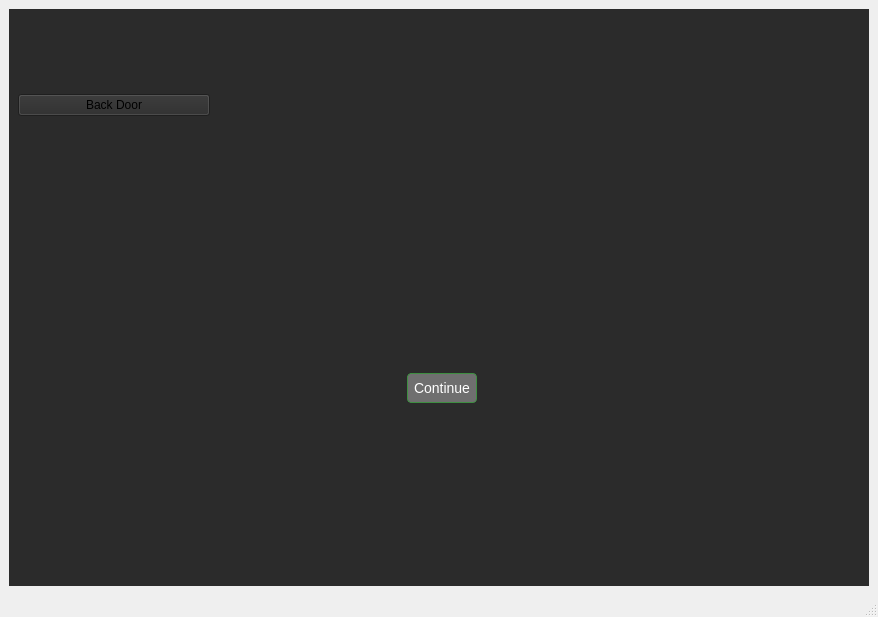
<?xml version="1.0" encoding="UTF-8"?>
<ui version="4.0">
 <class>MainWindow</class>
 <widget class="QMainWindow" name="MainWindow">
  <property name="geometry">
   <rect>
    <x>0</x>
    <y>0</y>
    <width>878</width>
    <height>617</height>
   </rect>
  </property>
  <property name="sizePolicy">
   <sizepolicy hsizetype="Expanding" vsizetype="Expanding">
    <horstretch>1</horstretch>
    <verstretch>1</verstretch>
   </sizepolicy>
  </property>
  <property name="windowTitle">
   <string>MainWindow</string>
  </property>
  <widget class="QWidget" name="centralwidget">
   <layout class="QGridLayout" name="gridLayout_4">
    <item row="1" column="0">
     <widget class="QStackedWidget" name="stackedWidget">
      <property name="sizePolicy">
       <sizepolicy hsizetype="Expanding" vsizetype="Expanding">
        <horstretch>1</horstretch>
        <verstretch>1</verstretch>
       </sizepolicy>
      </property>
      <property name="styleSheet">
       <string notr="true">background-color: #2B2B2B;</string>
      </property>
      <property name="currentIndex">
       <number>0</number>
      </property>
      <widget class="QWidget" name="page">
       <layout class="QGridLayout" name="gridLayout_3">
        <item row="2" column="2">
         <widget class="QPushButton" name="btn_continue">
          <property name="styleSheet">
           <string notr="true">QPushButton {
	
	background-color: rgb(111, 111, 111);
	color: rgb(110, 111, 110);
    color: #FFFFFF;  /* White text */
    border: 1px solid #3E8E41;  /* Slightly darker green border */
    border-radius: 4px;  /* Rounded corners */
    padding: 6px;  /* Padding */
    text-align: center;
    font-size: 14px;
}

QPushButton:hover {
    background-color: #45A049;  /* Lighter green on hover */
}

QPushButton:pressed {
    background-color: #388E3C;  /* Darker green on press */
}</string>
          </property>
          <property name="text">
           <string>Continue</string>
          </property>
         </widget>
        </item>
        <item row="3" column="2">
         <spacer name="verticalSpacer_3">
          <property name="orientation">
           <enum>Qt::Vertical</enum>
          </property>
          <property name="sizeHint" stdset="0">
           <size>
            <width>20</width>
            <height>40</height>
           </size>
          </property>
         </spacer>
        </item>
        <item row="1" column="2">
         <spacer name="verticalSpacer">
          <property name="orientation">
           <enum>Qt::Vertical</enum>
          </property>
          <property name="sizeHint" stdset="0">
           <size>
            <width>20</width>
            <height>40</height>
           </size>
          </property>
         </spacer>
        </item>
        <item row="2" column="0">
         <spacer name="horizontalSpacer_3">
          <property name="orientation">
           <enum>Qt::Horizontal</enum>
          </property>
          <property name="sizeHint" stdset="0">
           <size>
            <width>40</width>
            <height>20</height>
           </size>
          </property>
         </spacer>
        </item>
        <item row="2" column="4">
         <spacer name="horizontalSpacer_4">
          <property name="orientation">
           <enum>Qt::Horizontal</enum>
          </property>
          <property name="sizeHint" stdset="0">
           <size>
            <width>40</width>
            <height>20</height>
           </size>
          </property>
         </spacer>
        </item>
        <item row="0" column="2">
         <spacer name="verticalSpacer_2">
          <property name="orientation">
           <enum>Qt::Vertical</enum>
          </property>
          <property name="sizeHint" stdset="0">
           <size>
            <width>20</width>
            <height>40</height>
           </size>
          </property>
         </spacer>
        </item>
        <item row="0" column="1">
         <spacer name="horizontalSpacer_5">
          <property name="orientation">
           <enum>Qt::Horizontal</enum>
          </property>
          <property name="sizeHint" stdset="0">
           <size>
            <width>40</width>
            <height>20</height>
           </size>
          </property>
         </spacer>
        </item>
        <item row="0" column="3">
         <spacer name="horizontalSpacer_6">
          <property name="orientation">
           <enum>Qt::Horizontal</enum>
          </property>
          <property name="sizeHint" stdset="0">
           <size>
            <width>40</width>
            <height>20</height>
           </size>
          </property>
         </spacer>
        </item>
        <item row="0" column="0">
         <widget class="QPushButton" name="btn_backDoor">
          <property name="text">
           <string>Back Door</string>
          </property>
         </widget>
        </item>
       </layout>
      </widget>
      <widget class="QWidget" name="page_2">
       <layout class="QGridLayout" name="gridLayout_5">
        <item row="0" column="0">
         <spacer name="horizontalSpacer">
          <property name="orientation">
           <enum>Qt::Horizontal</enum>
          </property>
          <property name="sizeHint" stdset="0">
           <size>
            <width>40</width>
            <height>20</height>
           </size>
          </property>
         </spacer>
        </item>
        <item row="0" column="1">
         <layout class="QVBoxLayout" name="verticalLayout_2">
          <item>
           <spacer name="verticalSpacer_5">
            <property name="orientation">
             <enum>Qt::Vertical</enum>
            </property>
            <property name="sizeHint" stdset="0">
             <size>
              <width>20</width>
              <height>40</height>
             </size>
            </property>
           </spacer>
          </item>
          <item>
           <spacer name="verticalSpacer_7">
            <property name="orientation">
             <enum>Qt::Vertical</enum>
            </property>
            <property name="sizeHint" stdset="0">
             <size>
              <width>20</width>
              <height>40</height>
             </size>
            </property>
           </spacer>
          </item>
          <item>
           <widget class="QLabel" name="lbl_username">
            <property name="styleSheet">
             <string notr="true">QLabel {
    color: #FFFFFF;  /* White text */
    font-size: 18px;
    font-weight: normal;
	font: 700 18pt &quot;Arial&quot;;
}
</string>
            </property>
            <property name="text">
             <string>Username</string>
            </property>
           </widget>
          </item>
          <item>
           <widget class="QLineEdit" name="usernameLineEdit">
            <property name="sizePolicy">
             <sizepolicy hsizetype="Expanding" vsizetype="Expanding">
              <horstretch>1</horstretch>
              <verstretch>1</verstretch>
             </sizepolicy>
            </property>
            <property name="maximumSize">
             <size>
              <width>275</width>
              <height>40</height>
             </size>
            </property>
            <property name="styleSheet">
             <string notr="true">QLabel {
    color: #FFFFFF;  /* White text */
    font-size: 14px;
    font-weight: normal;
}
</string>
            </property>
           </widget>
          </item>
          <item>
           <widget class="QLabel" name="lbl_password">
            <property name="styleSheet">
             <string notr="true">QLabel {
    color: #FFFFFF;  /* White text */
    font-size: 18px;
    font-weight: normal;
	font: 700 18pt &quot;Arial&quot;;
}
</string>
            </property>
            <property name="text">
             <string>Password</string>
            </property>
           </widget>
          </item>
          <item>
           <widget class="QLineEdit" name="passwordLineEdit">
            <property name="sizePolicy">
             <sizepolicy hsizetype="Expanding" vsizetype="Expanding">
              <horstretch>1</horstretch>
              <verstretch>1</verstretch>
             </sizepolicy>
            </property>
            <property name="maximumSize">
             <size>
              <width>275</width>
              <height>40</height>
             </size>
            </property>
            <property name="styleSheet">
             <string notr="true">QLabel {
    color: #FFFFFF;  /* White text */
    font-size: 14px;
    font-weight: normal;
}
</string>
            </property>
           </widget>
          </item>
          <item>
           <spacer name="verticalSpacer_8">
            <property name="orientation">
             <enum>Qt::Vertical</enum>
            </property>
            <property name="sizeType">
             <enum>QSizePolicy::Fixed</enum>
            </property>
            <property name="sizeHint" stdset="0">
             <size>
              <width>20</width>
              <height>20</height>
             </size>
            </property>
           </spacer>
          </item>
          <item>
           <widget class="QPushButton" name="loginButton">
            <property name="sizePolicy">
             <sizepolicy hsizetype="Expanding" vsizetype="Expanding">
              <horstretch>0</horstretch>
              <verstretch>0</verstretch>
             </sizepolicy>
            </property>
            <property name="maximumSize">
             <size>
              <width>275</width>
              <height>50</height>
             </size>
            </property>
            <property name="styleSheet">
             <string notr="true">QPushButton {
    background-color: #4CAF50;  /* Green background */
    color: #FFFFFF;  /* White text */
    border: 1px solid #3E8E41;  /* Slightly darker green border */
    border-radius: 4px;  /* Rounded corners */
    padding: 6px;  /* Padding */
    text-align: center;
    font-size: 14px;
}

QPushButton:hover {
    background-color: #45A049;  /* Lighter green on hover */
}

QPushButton:pressed {
    background-color: #388E3C;  /* Darker green on press */
}
</string>
            </property>
            <property name="text">
             <string>Sign In</string>
            </property>
           </widget>
          </item>
          <item>
           <spacer name="verticalSpacer_6">
            <property name="orientation">
             <enum>Qt::Vertical</enum>
            </property>
            <property name="sizeHint" stdset="0">
             <size>
              <width>20</width>
              <height>40</height>
             </size>
            </property>
           </spacer>
          </item>
          <item>
           <spacer name="verticalSpacer_4">
            <property name="orientation">
             <enum>Qt::Vertical</enum>
            </property>
            <property name="sizeHint" stdset="0">
             <size>
              <width>20</width>
              <height>40</height>
             </size>
            </property>
           </spacer>
          </item>
         </layout>
        </item>
        <item row="0" column="2">
         <spacer name="horizontalSpacer_2">
          <property name="orientation">
           <enum>Qt::Horizontal</enum>
          </property>
          <property name="sizeHint" stdset="0">
           <size>
            <width>40</width>
            <height>20</height>
           </size>
          </property>
         </spacer>
        </item>
       </layout>
      </widget>
     </widget>
    </item>
   </layout>
  </widget>
  <widget class="QMenuBar" name="menubar">
   <property name="geometry">
    <rect>
     <x>0</x>
     <y>0</y>
     <width>878</width>
     <height>22</height>
    </rect>
   </property>
  </widget>
  <widget class="QStatusBar" name="statusbar"/>
 </widget>
 <resources/>
 <connections/>
</ui>
